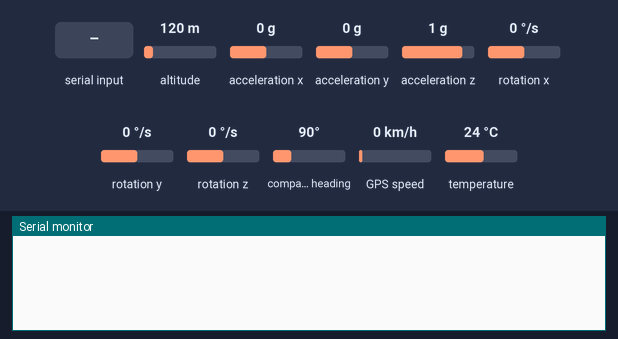
The sketch below on a simulated ESP32. Parts: the last lines printed to the serial monitor. Inputs (shaded band) come from the test bench; at power-on: altitude 120 m, acceleration x 0 g, acceleration y 0 g, acceleration z 1 g, rotation x 0 °/s, rotation y 0 °/s, rotation z 0 °/s, compass heading 90°, GPS speed 0 km/h, temperature 24 °C. The GPS gets a fix after 3 s at 37.7749, -122.4194 with 8 satellites; the modem accepts every AT command (registered, SIM ready, sends succeed) and sends nothing else.

Above: at 1.2 s.
1.3 s: "ACTV\n" received over the second serial link
At 2.0 s:
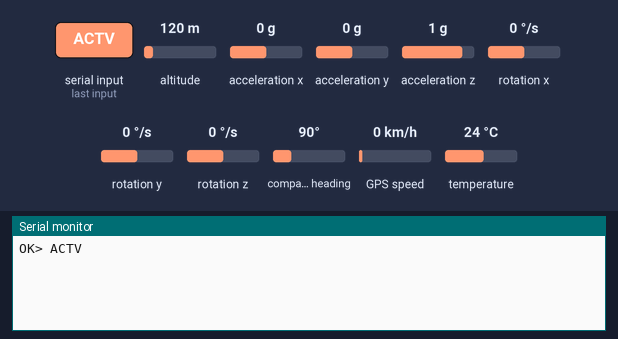
6.9 s: "1\n" received over the second serial link
At 7.5 s:
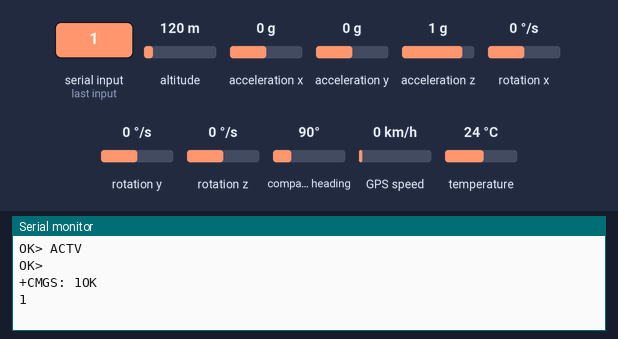

Measured:
- after the input at 1.3 s, the serial monitor: prints a new line at once (image 1)
- after the input at 6.9 s, the serial monitor: prints a new line at once (image 2)

The sketch:

ReceiveSMS.ino
```cpp
// #include <SoftwareSerial.h>

// //Create software serial object to communicate with SIM800L
// SoftwareSerial mySerial(17,16); //SIM800L Tx & Rx is connected to Arduino #3 & #2

// void setup()
// {
//   //Begin serial communication with Arduino and Arduino IDE (Serial Monitor)
//   Serial.begin(9600);

//   //Begin serial communication with Arduino and SIM800L
//   mySerial.begin(9600);

//   Serial.println("Initializing...");
//   delay(1000);

//   mySerial.println("AT"); //Once the handshake test is successful, it will back to OK
//   //updateSerial();

//   mySerial.println("AT+CMGF=1"); // Configuring TEXT mode
//   //updateSerial();
//   // mySerial.println("AT+CNMI=1,2,0,0,0"); // Decides how newly arrived SMS messages should be handled
//   // updateSerial();
// }


//   void loop()
// {


//     if (message_come()) {
//       String senderNumber = "+919685507709"; // Replace with the actual sender's phone number


//       sendResponse(senderNumber, "OK akash");
//     }
//   }


// void sendResponse(String phoneNumber, String response) {
//   // Send the response back to the specified phone number
// String command = "AT+CMGS=\"";
// command += phoneNumber;
// command += "\"";
// mySerial.println(command);

//   delay(1000); // Wait for a moment before sending the message

//   mySerial.print(response);
//   mySerial.write(26); // ASCII code for Ctrl-Z, which indicates the end of the message

//   delay(1000); // Wait for the module to process the message
// }

// bool message_come() {
//   // mySerial.println("AT+CMGF=1");
//   // delay(1000);
//   // mySerial.println("AT+CNMI=1,2,0,0,0");
//   // delay(1000);
//   String response = "";

//   // Wait for a complete response
//   while (mySerial.available()) {
//     response += mySerial.readStringUntil('\n');
//     }

//   Serial.println(response); // Print the complete response for debugging

//   return response.indexOf("ACTV") != -1;
// }


#include <HardwareSerial.h>
#include <TinyGPS++.h>
#include <ArduinoJson.h>
#include <Wire.h>
#include <MPU6050.h>
#include <freertos/FreeRTOS.h>
#include <freertos/task.h>
#define RXD2 32
#define TXD2 33

HardwareSerial gprsSerial(1);
HardwareSerial gpsSerial(2);

TaskHandle_t sensorTaskHandle = NULL;
TaskHandle_t sendDataTaskHandle = NULL;
int lastInternetCheckTime = 0;
int internetCheckInterval = 4000;

// Add other global variables here

void sensorTask(void *pvParameters);
void sendDataTask(void *pvParameters);
SemaphoreHandle_t gpsSemaphore;
MPU6050 mpu;

TinyGPSPlus gps;
int numSatellites;
float latitude;
float longitude;
float altitude;
float speed;
float PDOP,HDOP;
int day, month, year;
int hour, minute, second;
String TimeString;
String dateString;
String latitudeDirection;
String longitudeDirection;
int16_t rawGyroX, rawGyroY, rawGyroZ;
float gyroX, gyroY, gyroZ;
int16_t rawAcceloX, rawAcceloY, rawAcceloZ;
float AcceloX, AcceloY, AcceloZ;
int16_t rawTemp;
float temp;
String valueStr;
String valueStr1;
bool isConnected;
bool messagecome;
String response;
String operatorName;
String signalstrength;
String imei;
String MCCMNC;
String mcc;
String mnc;
String cellId;

String lac;
String LACcell;

void setup() {
  Serial.begin(9600);
  gpsSerial.begin(9600, SERIAL_8N1, RXD2, TXD2); // Use hardware serial for GPS
  gprsSerial.begin(9600, SERIAL_8N1, 17, 16);
  Wire.begin();
  mpu.initialize();
  // gprsSerial.println("AT+CMGF=1"); // Set SMS mode to text
  // delay(1000);

 // gpsSemaphore = xSemaphoreCreateBinary();

xTaskCreatePinnedToCore(sensorTask, "SensorTask", 10000, NULL, 1, &sensorTaskHandle, 0);
xTaskCreatePinnedToCore(sendDataTask, "SendDataTask", 10000, NULL, 1, &sendDataTaskHandle, 1);

}

void loop(){}


void sensorTask(void *pvParameters) {
  for (;;) {
    // Read sensor data
    readSensorData();
    delay(1000);
    health_check_packet();


    }
  }


//-------------------------------------------------------------------------------------
void health_check_packet(){
String healthpacket= "ACTVR,5656,233,V1.61,"+String(imei)+",Alert id,"+String(latitude)+",latitudedirectionn,"+String(longitude)+",longitudedirectionn,"+"Gps_fix,"+String(dateString)+String(TimeString)+",Heading,"+String(speed)+","+String(speed)+","+String(signalstrength)+","+String(mcc)+","+String(mnc)+","+String(lac)+",mainpower,ignstatus,batteryvoltage,framenumber,vehiclemode";
sendSMS("+919685507709",healthpacket);
}

void sendDataTask(void *pvParameters) {
  for (;;) {
    //if (xSemaphoreTake(gpsSemaphore, portMAX_DELAY) == pdTRUE) {  // Wait for the semaphore
      //Serial.println("Semaphore taken");
    // Adjust the delay if needed

    if (message_come()) {
      // Replace with the actual sender's phone number
    health_check_packet();

     // sendResponse(senderNumber, "OK akash");
 }
  }
}

//-------------------------------------------------------------------------------------

void gyro_data(){
   mpu.getRotation(&rawGyroX, &rawGyroY, &rawGyroZ);
   mpu.getAcceleration(&rawAcceloX, &rawAcceloY, &rawAcceloZ);
   rawTemp = mpu.getTemperature();

   AcceloX = rawAcceloX / 16384.0;
   AcceloY = rawAcceloY / 16384.0;
   AcceloZ = rawAcceloZ / 16384.0;

   gyroX = rawGyroX / 131.0;
   gyroY = rawGyroY / 131.0;
   gyroZ = rawGyroZ / 131.0;

   temp = ((rawTemp) / 340.0) + 36.53;
}


   void sendSMS(const String &phoneNumber, const String &message)
{

 gprsSerial.println("AT+CMGF=1"); // Configuring TEXT mode
// updateSerial();

  gprsSerial.print("AT+CMGS=\"");
  gprsSerial.print(phoneNumber);
  gprsSerial.println("\"");
  delay(1000);

  gprsSerial.print(message);
  delay(100);
  gprsSerial.write(26); // Ctrl+Z to send SMS
  delay(1000);
}


void readSensorData(){
while (gpsSerial.available()) {
    if (gps.encode(gpsSerial.read())) {

        numSatellites = gps.satellites.value();
        latitude = gps.location.lat();
        longitude = gps.location.lng();
        altitude = gps.altitude.meters();
        speed = gps.speed.mps();
        day = gps.date.day();
        month = gps.date.month();
        year = gps.date.year();
        hour = gps.time.hour();
        minute = gps.time.minute();
        second = gps.time.second();

      dateString = String(day < 10 ? "0" : "") + String(day) +
                    String(month < 10 ? "0" : "") + String(month) +
                    String(year);
      TimeString = String(hour < 10 ? "0" : "") + String(hour) +
                    String(minute < 10 ? "0" : "") + String(minute) +
                    String(second < 10 ? "0" : "") + String(second);
              HDOP=gps.hdop.hdop();
        latitudeDirection = (latitude >= 0) ? "N" : "S";


        // Determine longitude direction
        longitudeDirection = (longitude >= 0) ? "E" : "W";

    }
}
  gyro_data();
}

bool message_come() {
  // mySerial.println("AT+CMGF=1");
  // delay(1000);
  // mySerial.println("AT+CNMI=1,2,0,0,0");
  // delay(1000);
  String response = "";

  // Wait for a complete response
  while (gprsSerial.available()) {
    response += gprsSerial.readStringUntil('\n');
    }

  Serial.println(response); // Print the complete response for debugging

  return response.indexOf("ACTV") != -1;
}
```
